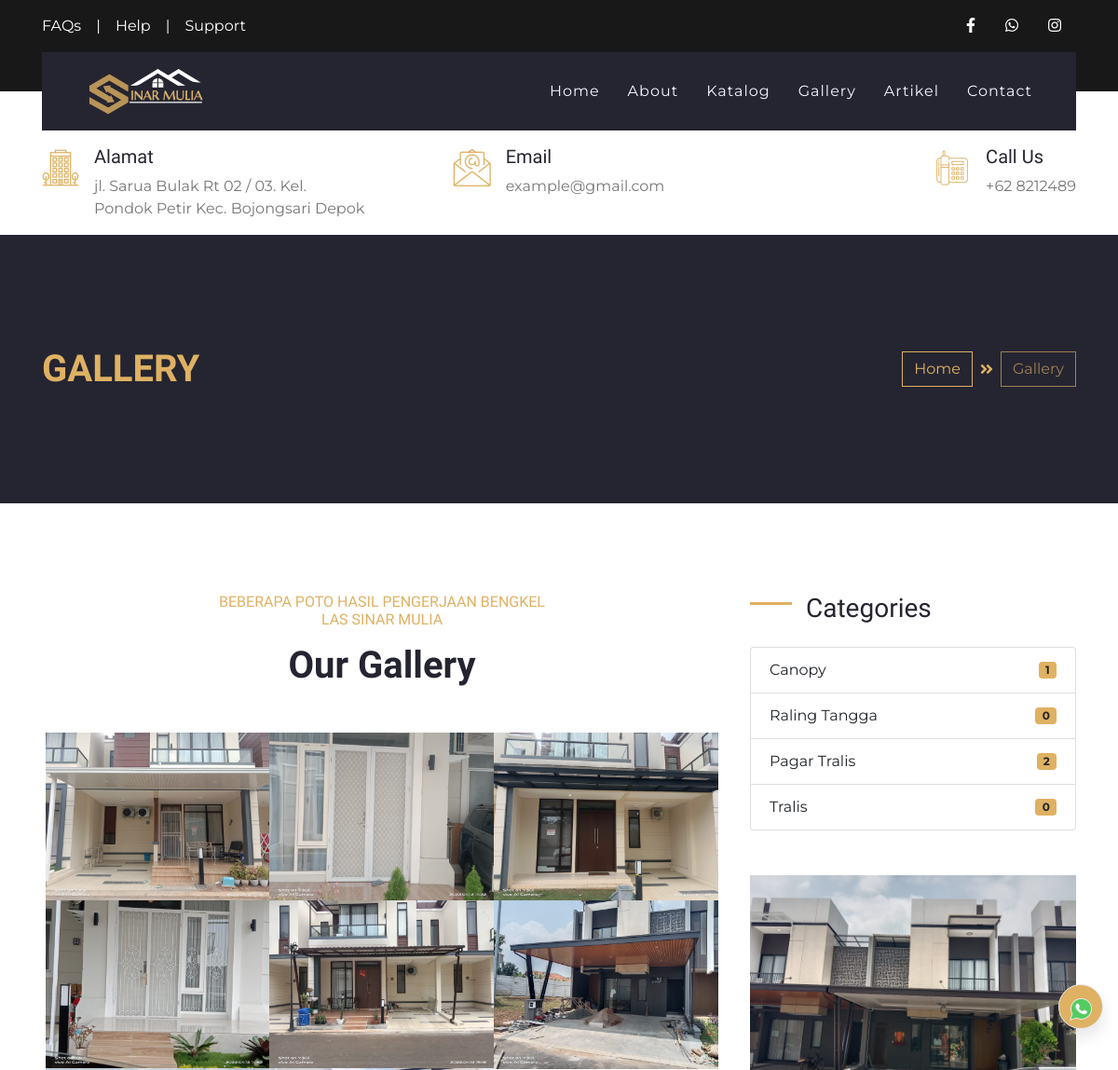
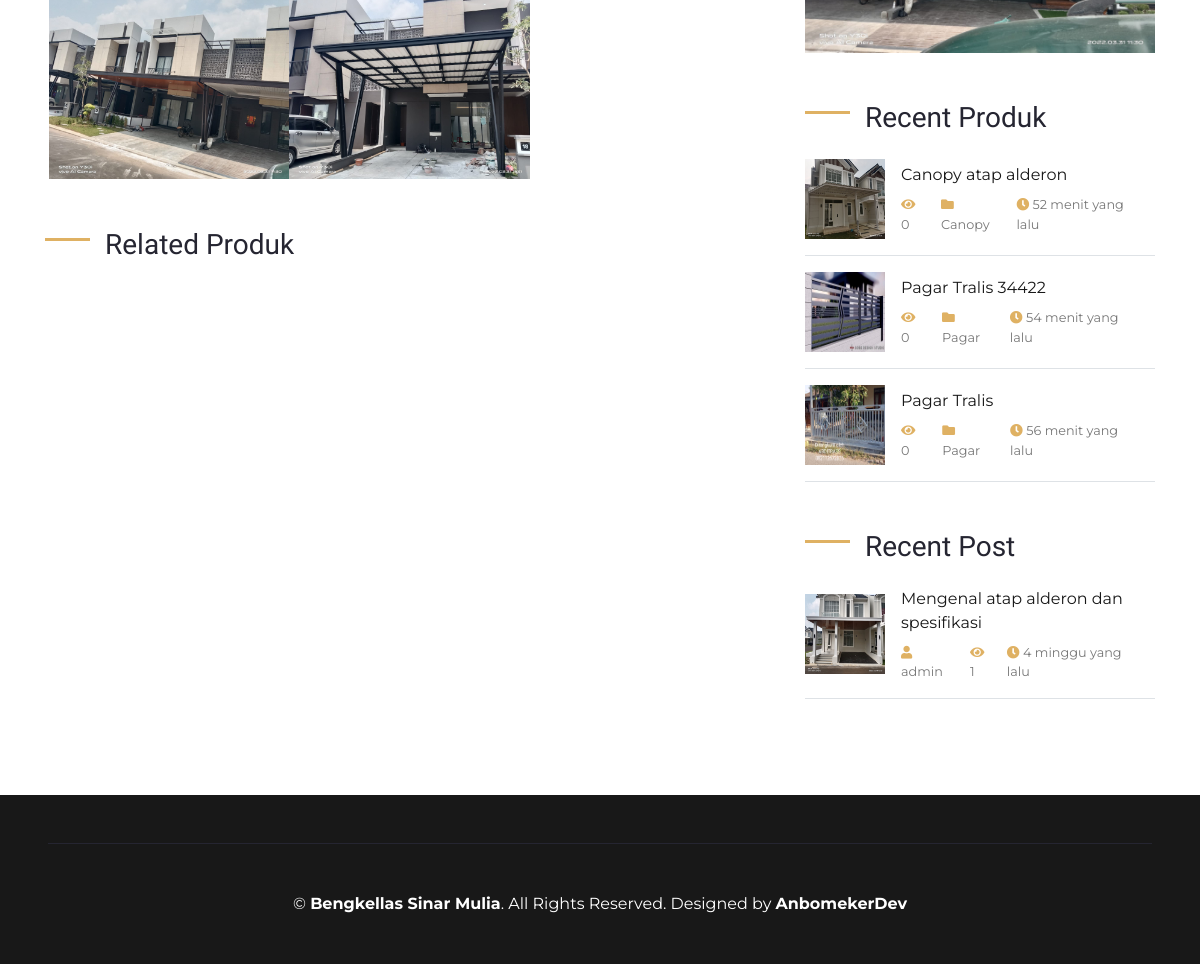
/index.php/gallery, run on the app's committed database (2 pictures, top to bottom).
### tables this page shows
CREATE TABLE `set_profil`  (
  `profil_id` int(11) NOT NULL AUTO_INCREMENT,
  `nama` varchar(50) NULL DEFAULT NULL,
  `alamat` varchar(100) NULL DEFAULT NULL,
  `deskripsi` text NULL,
  `logo` text NULL,
  `foto` text NULL,
  `kontak_id` int(11) NULL DEFAULT NULL,
  `company_name` varchar(50) NULL DEFAULT NULL,
  `web_url` text NULL,
  PRIMARY KEY (`profil_id`) USING BTREE
);

CREATE TABLE `gallery`  (
  `gallery_id` int(11) NOT NULL AUTO_INCREMENT,
  `nama_foto` varchar(100) NULL DEFAULT NULL,
  `foto` text NULL,
  `date_post` date NULL DEFAULT NULL,
  `projek_id` int(11) NULL DEFAULT NULL,
  `produk_id` int(11) NULL DEFAULT NULL,
  `token` varchar(100) NULL DEFAULT NULL,
  PRIMARY KEY (`gallery_id`) USING BTREE
);

CREATE TABLE `ref_produk`  (
  `produk_id` int(11) NOT NULL AUTO_INCREMENT,
  `nama_produk` varchar(100) NOT NULL,
  `kategori` varchar(30) NOT NULL,
  `deskripsi` text NOT NULL,
  `foto` varchar(100) NOT NULL,
  `date_post` datetime NOT NULL,
  `slug` varchar(100) NULL DEFAULT NULL,
  `harga` varchar(20) NULL DEFAULT NULL,
  `best` int(11) NULL DEFAULT NULL,
  PRIMARY KEY (`produk_id`) USING BTREE
);

CREATE TABLE `artikel`  (
  `artikel_id` int(11) NOT NULL AUTO_INCREMENT,
  `judul_artikel` varchar(100) NULL DEFAULT NULL,
  `konten` longtext NULL,
  `slug` text NULL,
  `foto` text NULL,
  `link` text NULL,
  `date_post` datetime NULL DEFAULT NULL,
  `is_active` int(11) NULL DEFAULT NULL,
  `penerbit` varchar(50) NULL DEFAULT NULL,
  `visit` int(11) NULL DEFAULT NULL,
  `ip` varchar(100) NULL DEFAULT NULL,
  PRIMARY KEY (`artikel_id`) USING BTREE
);

### application/controllers/Gallery.php (called while the page is built, shortened)
<?php
class Gallery extends CI_Controller
{
    public function __construct()
    {
        $this->load->model('M_gallery', 'gallery');
        $this->load->model('admin/Profil_m', 'profil');
        $this->load->library('session');
    }
    public function index()
    {
        $data = [
            'judul' => $this->profil->get_profile('nama'),
            'perusahaan' => $this->profil->get_profile('nama'),
            'logo' => $this->profil->get_profile('logo'),
            'alamat' => $this->profil->get_profile('alamat'),
            'whatsap' => $this->profil->get_kontak('whatsap'),
            'facebook' => $this->profil->get_kontak('facebook'),
            'instagram' => $this->profil->get_kontak('instagram'),
            'email' => $this->profil->get_kontak('email'),
            'telpon' => $this->profil->get_kontak('telpon'),
            'foto' => $this->profil->get_profile('foto'),
            'gallery' => $this->gallery->get_gallery()->result(),
            'B_produk' => $this->profil->get_B_produk()->result(),
            'produklimit' => $this->profil->produklimit()->result(),
            'artikellimit' => $this->profil->art()->result(),
        ];
        $this->load->view('layout/header', $data);
        $this->load->view('layout/navbar', $data);
        $this->load->view('pages/gallery_v', $data);
        $this->load->view('layout/footer', $data);
    }
}

### index.php (called while the page is built, shortened)
<?php
require_once BASEPATH.'core/CodeIgniter.php';

### application/models/admin/Profil_m.php (called while the page is built, shortened)
<?php
class Profil_m extends CI_Model
{
    public function get_profile($varams)
    {
        $query = $this->db->get('set_profil')->row();
        $data = $query->$varams;
        return $data;
    }
    function get_B_produk()
    {
        $this->db->select('*');
        $this->db->from('ref_produk');
        $this->db->where('best', 1);
        $this->db->order_by('produk_id', 'DESC');
        $query = $this->db->get();
        return $query;
    }
    function produklimit()
    {
        $this->db->select('*');
        $this->db->from('ref_produk');
        $this->db->limit(8);
        $this->db->order_by('produk_id', 'DESC');
        $query = $this->db->get();
        return $query;
    }
    function art()
    {
        $this->db->select('*');
        $this->db->from('artikel');
        $this->db->limit(8);
        $this->db->order_by('artikel_id', 'DESC');
        $query = $this->db->get();
        return $query;
    }
}

### application/models/M_gallery.php (called while the page is built, shortened)
<?php
class M_gallery extends CI_Model
{
    public function get_gallery()
    {
        $this->db->select('*');
        $this->db->from('gallery');
        $this->db->where('token', 1);
        $this->db->order_by('gallery_id', 'DESC');
        $this->db->limit(12);
        $query = $this->db->get();
        return $query;
    }
}

### application/views/pages/gallery_v.php (the view, shortened to what this page needs)
<?php
function waktu_lalu($timestamp)
{
    $selisih = time() - strtotime($timestamp);
    $detik = $selisih;
    $menit = round($selisih / 60);
    $jam = round($selisih / 3600);
    $hari = round($selisih / 86400);
    $minggu = round($selisih / 604800);
    $bulan = round($selisih / 2419200);
    $tahun = round($selisih / 29030400);
    if ($detik <= 60) {
        $waktu = $detik . ' detik yang lalu';
    } else if ($menit <= 60) {
        $waktu = $menit . ' menit yang lalu';
    } else if ($jam <= 24) {
        $waktu = $jam . ' jam yang lalu';
    } else if ($hari <= 7) {
        $waktu = $hari . ' hari yang lalu';
    } else if ($minggu <= 4) {
        $waktu = $minggu . ' minggu yang lalu';
    } else if ($bulan <= 12) {
        $waktu = $bulan . ' bulan yang lalu';
    } else {
        $waktu = $tahun . ' tahun yang lalu';
    }
    return $waktu;
}
?>
<div class="container-fluid bg-secondary py-5">
    <div class="container py-5">
        <div class="row align-items-center py-4">
            <div class="col-md-6 text-center text-md-left">
                <h1 class="mb-4 mb-md-0 text-primary text-uppercase">Gallery</h1>
            </div>
            <div class="col-md-6 text-center text-md-right">
                <div class="d-inline-flex align-items-center">
                    <a class="btn btn-outline-primary" href="<?= base_url('') ?>">Home</a>
                    <i class="fas fa-angle-double-right text-primary mx-2"></i>
                    <a class="btn btn-outline-primary disabled" href="">Gallery</a>
                </div>
            </div>
        </div>
    </div>
</div>
<div class="container py-5">
    <div class="row pt-5">
        <div class="col-lg-8">
            <div class="row justify-content-center">
                <div class="col-lg-6 col-md-8 col text-center mb-4">
                    <h6 class="text-primary font-weight-normal text-uppercase mb-3">Beberapa Poto Hasil Pengerjaan Bengkel las Sinar Mulia</h6>
                    <h1 class="mb-4">Our Gallery </h1>
                </div>
            </div>
            <div class="row mx-1 portfolio-container">
                <?php foreach ($gallery as $row) : ?>
                    <div class="col-lg-4 col-md-6 col-sm-12 p-0 portfolio-item <?= $row->nama_foto ?>">
                        <div class="position-relative overflow-hidden">
                            <div class="portfolio-img d-flex align-items-center justify-content-center">
                                <img class="img-fluid" src="<?= base_url() ?>assets/upload/gallery/<?= $row->foto ?>" alt="">
                            </div>
                        </div>
                    </div>
                <?php endforeach ?>
            </div>
            <div class="mb-5 mx-n3 mt-5">
                <h3 class="mb-4 ml-3 section-title">Related Produk</h3>
            </div>
        </div>
        <?php $this->load->view('pages/right_v') ?>
    </div>
</div>

### application/views/layout/navbar.php (shortened to what this page needs)
<div class="container-fluid bg-dark py-3">
    <div class="container">
        <div class="row">
            <div class="col-md-6 text-center text-lg-left mb-2 mb-lg-0">
                <div class="d-inline-flex align-items-center">
                    <a class="text-white pr-3" href="">FAQs</a>
                    <span class="text-white">|</span>
                    <a class="text-white px-3" href="">Help</a>
                    <span class="text-white">|</span>
                    <a class="text-white pl-3" href="">Support</a>
                </div>
            </div>
            <div class="col-md-6 text-center text-lg-right">
                <div class="d-inline-flex align-items-center">
                    <a class="text-white px-3" href="<?= $facebook ?>">
                        <i class="fab fa-facebook-f"></i>
                    </a>
                    <a class="text-white px-3" href="<?= $whatsap ?>">
                        <i class="fab fa-whatsapp"></i>
                    </a>
                    <a class="text-white px-3" href="<?= $instagram ?>">
                        <i class="fab fa-instagram"></i>
                    </a>
                </div>
            </div>
        </div>
    </div>
</div>
<div class="container-fluid position-relative nav-bar p-0">
    <div class="container position-relative" style="z-index: 9;">
        <nav class="navbar navbar-expand-lg bg-secondary navbar-dark py-3 py-lg-0 pl-3 pl-lg-5">
            <a href="" class="navbar-brand">
                <img src="<?= base_url() ?>assets/upload/logo/<?= $logo ?>" alt="" height="50">
            </a>
            <div class="collapse navbar-collapse justify-content-between px-3" id="navbarCollapse">
                <div class="navbar-nav ml-auto py-0">
                    <a href="<?= base_url() ?>" class="nav-item nav-link ">Home</a>
                    <a href="<?= base_url('about') ?>" class="nav-item nav-link">About</a>
                    <a href="<?= base_url('katalog') ?>" class="nav-item nav-link">Katalog</a>
                    <a href="<?= base_url('gallery') ?>" class="nav-item nav-link">Gallery</a>
                    <a href="<?= base_url('artikel') ?>" class="nav-item nav-link">Artikel</a>
                    <a href="<?= base_url('contact') ?>" class="nav-item nav-link">Contact</a>
                </div>
            </div>
        </nav>
    </div>
</div>
<div class="container-fluid bg-white py-3">
    <div class="container">
        <div class="row">
            <div class="col-lg-4 text-left mb-3 mb-lg-0">
                <div class="d-inline-flex text-left">
                    <h1 class="flaticon-office font-weight-normal text-primary m-0 mr-3"></h1>
                    <div class="d-flex flex-column">
                        <h5>Alamat</h5>
                        <p class="m-0"><?= $alamat ?></p>
                    </div>
                </div>
            </div>
            <div class="col-lg-4 text-left text-lg-center mb-3 mb-lg-0">
                <div class="d-inline-flex text-left">
                    <h1 class="flaticon-email font-weight-normal text-primary m-0 mr-3"></h1>
                    <div class="d-flex flex-column">
                        <h5>Email</h5>
                        <p class="m-0"><?= $email ?></p>
                    </div>
                </div>
            </div>
            <div class="col-lg-4 text-left text-lg-right mb-3 mb-lg-0">
                <div class="d-inline-flex text-left">
                    <h1 class="flaticon-telephone font-weight-normal text-primary m-0 mr-3"></h1>
                    <div class="d-flex flex-column">
                        <h5>Call Us</h5>
                        <p class="m-0">+62 <?= $telpon ?></p>
                    </div>
                </div>
            </div>
        </div>
    </div>
</div>

### application/views/pages/right_v.php
<div class="col-lg-4 mt-5 mt-lg-0">
    <div class="mb-5">
        <h3 class="mb-4 section-title">Categories</h3>
        <ul class="list-group">
            <?php $c = 'Canopy';
            $canopy = $this->db->query("SELECT * FROM ref_produk WHERE kategori='" . $c . "'")->num_rows(); ?>
            <?php $t = 'Tangga';
            $tangga = $this->db->query("SELECT * FROM ref_produk WHERE kategori='" . $t . "'")->num_rows(); ?>
            <?php $p = 'Pagar';
            $pagar = $this->db->query("SELECT * FROM ref_produk WHERE kategori='" . $p . "'")->num_rows(); ?>
            <?php $t = 'Tralis';
            $tralis = $this->db->query("SELECT * FROM ref_produk WHERE kategori='" . $t . "'")->num_rows(); ?>
            <li class="list-group-item d-flex justify-content-between align-items-center">
                Canopy
                <span class="badge badge-primary badge-pill"><?= $canopy ?></span>
            </li>
            <li class="list-group-item d-flex justify-content-between align-items-center">
                Raling Tangga
                <span class="badge badge-primary badge-pill"><?= $tangga ?></span>
            </li>
            <li class="list-group-item d-flex justify-content-between align-items-center">
                Pagar Tralis
                <span class="badge badge-primary badge-pill"><?= $pagar ?></span>
            </li>
            <li class="list-group-item d-flex justify-content-between align-items-center">
                Tralis
                <span class="badge badge-primary badge-pill"><?= $tralis ?></span>
            </li>
        </ul>
    </div>
    <div class="mb-5">
        <img src="<?= base_url() ?>assets/upload/poto/<?= $foto ?>" alt="" class="img-fluid">
    </div>
    <div class="mb-5">
        <h3 class="mb-4 section-title">Recent Produk</h3>
        <?php foreach ($produklimit as $produk) : ?>
            <?php $id = $produk->produk_id;
            $visitproduk  = $this->db->query("SELECT * FROM section_visit WHERE produk_id='" . $id . "'")->num_rows(); ?>
            <div class="d-flex align-items-center border-bottom mb-3 pb-3">
                <img class="img-fluid" src="<?= base_url() ?>assets/upload/gallery/<?= $produk->foto ?>" style="width: 80px; height: 80px;" alt="">
                <div class="d-flex flex-column pl-3">
                    <a class="text-dark mb-2" href="<?= base_url() ?>katalog/detailproduk/<?= $produk->slug ?>/<?= $produk->produk_id ?>"><?= $produk->nama_produk ?></a>
                    <div class="d-flex">
                        <small class="mr-3"><i class="fa fa-eye text-primary"></i> <?= $visitproduk ?></small>
                        <small class="mr-3"><i class="fa fa-folder text-primary"></i> <?= $produk->kategori ?></small>
                        <small class="mr-3"><i class="fa fa-clock text-primary"></i> <?= waktu_lalu($produk->date_post) ?></small>
                    </div>
                </div>
            </div>
        <?php endforeach ?>
    </div>
    <div class="mb-5">
        <h3 class="mb-4 section-title">Recent Post</h3>
        <?php foreach ($artikellimit as $art) : ?>
            <?php $id = $art->artikel_id;
            $visitart  = $this->db->query("SELECT * FROM section_visit WHERE artikel_id='" . $id . "'")->num_rows(); ?>
            <div class="d-flex align-items-center border-bottom mb-3 pb-3">
                <img class="img-fluid" src="<?= base_url() ?>assets/upload/artikel/<?= $art->foto ?>" style="width: 80px; height: 80px;" alt="">
                <div class="d-flex flex-column pl-3">
                    <a class="text-dark mb-2" href="<?= base_url() ?>artikel/single/<?= $art->slug ?>/<?= $art->artikel_id ?>"><?= $art->judul_artikel ?></a>
                    <div class="d-flex">
                        <small class="mr-3"><i class="fa fa-user text-primary"></i> <?= $art->penerbit ?></small>
                        <small class="mr-3"><i class="fa fa-eye text-primary"></i> <?= $visitart ?></small>
                        <small class="mr-3"><i class="fa fa-clock text-primary"></i> <?= waktu_lalu($art->date_post) ?></small>
                    </div>
                </div>
            </div>
        <?php endforeach ?>
    </div>
</div>

### application/views/layout/footer.php (shortened to what this page needs)
<div class="container-fluid bg-dark text-white py-5 px-sm-3 px-md-5">
    <div class="container border-top border-secondary pt-5">
        <p class="m-0 text-center text-white">
            &copy; <a class="text-white font-weight-bold" href="#"><?= $perusahaan ?></a>. All Rights Reserved. Designed by
            <a class="text-white font-weight-bold" href="https://www.anamsaepul.site">AnbomekerDev</a>
        </p>
    </div>
</div>
</body>
</html>

### data on the page
set_profil: logo (picture), alamat "jl. Sarua Bulak Rt 02 / 03. Kel. Pondok Petir Kec. Bojongsari Depok", foto (picture), nama "Bengkellas Sinar Mulia"
gallery: foto (picture)
gallery: foto (picture)
gallery: foto (picture)
gallery: foto (picture)
gallery: foto (picture)
gallery: foto (picture)
gallery: foto (picture)
gallery: foto (picture)
ref_produk: foto (picture), nama_produk "Canopy atap alderon", visitproduk "0", kategori "Canopy", date_post "52 menit yang lalu"
ref_produk: foto (picture), nama_produk "Pagar Tralis 34422", visitproduk "0", kategori "Pagar", date_post "54 menit yang lalu"
ref_produk: foto (picture), nama_produk "Pagar Tralis", visitproduk "0", kategori "Pagar", date_post "56 menit yang lalu"
artikel: foto (picture), judul_artikel "Mengenal atap alderon dan spesifikasi", penerbit "admin", visitart "1", date_post "4 minggu yang lalu"

### other printed values
$email "example@gmail.com"
$telpon "8212489"
$canopy "1"
$tangga "0"
$pagar "2"
$tralis "0"
